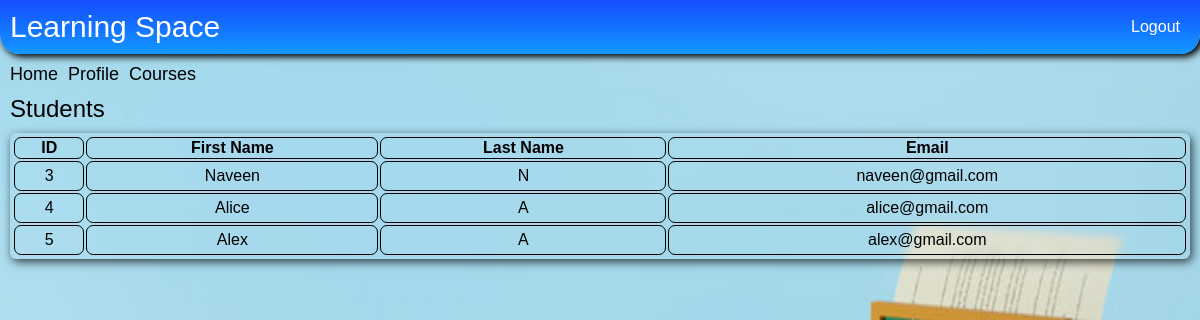
Page /student/list (signed in) on the earlier database version.
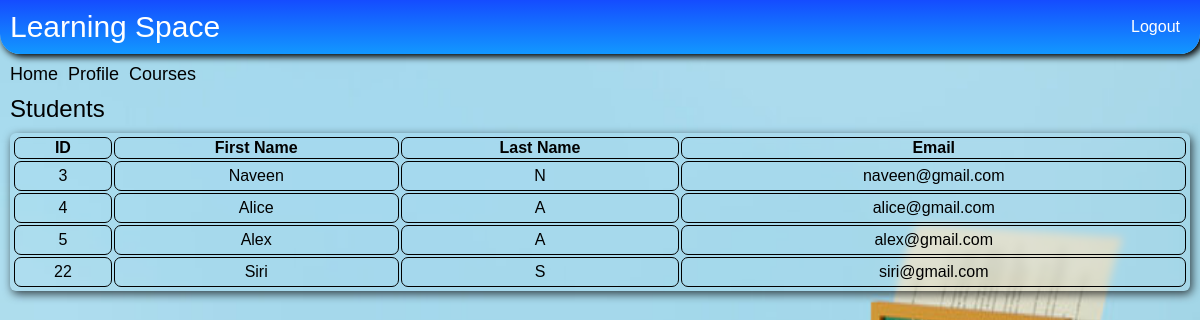
Same page on the later database version.
### e_learn/models.py (models this page shows)
class User(AbstractUser):
    is_student = models.BooleanField(default=False)
    is_instructor = models.BooleanField(default=False)
    is_institution = models.BooleanField(default=False)

### e_learn/views.py (the view)
# urls.py: path('student/list', views.student_list, name='student_list'),
@login_required(login_url='institution_login')
def student_list(request):
    try:
        current_institution = Institution.objects.get(user=request.user)
    except Exception as e:
        return render(request, 'institution_home.html', {'msg': 'Institution details not found!'})
    try:
        details_lst = UserInstitutionRelation.objects.filter(institution=current_institution, is_student=True)
        student_lst = []
        for i in details_lst:
            student_lst.append(i.user)
        if len(student_lst) == 0:
            return render(request, 'institution_home.html',
                          {'msg': 'Students not registered yet, try registering a new student!'})
        return render(request, 'institution_users_list.html', {'user_list': student_lst, 'student_exist': True})
    except Exception as e:
        print(e)
        return render(request, 'institution_home.html',
                      {'msg': 'Students not registered yet, try registering a new student!'})

### e_learn/templates/institution_users_list.html (shortened to what this page needs)
{% extends "base_loggedIn.html" %}
{% block body %}
    {% load static %}
    <link rel="stylesheet" type="text/css" href="{% static 'css/table_pages.css' %}"/>
    <div class="course-list-page">
        <div class="course-list-header">
            <a href="{% url 'institution_home' %}">Home</a>
            <a href="{% url 'institution_home' %}?request_profile=True">Profile</a>
            <a href="{% url 'course_list' %}">Courses</a>
        </div>
        {% if student_exist %}
            <span class="title">Students</span>
        {% else %}
            <span class="title">Instructors</span>
        {% endif %}
        {% if student_exist or instructor_exist %}
            <table class="table-class">
                <thead>
                <tr>
                    <th scope="col" style="border: 1px solid black;"> ID</th>
                    <th scope="col" style="border: 1px solid black;"> First Name</th>
                    <th scope="col" style="border: 1px solid black;"> Last Name</th>
                    <th scope="col" style="border: 1px solid black;"> Email</th>
                </tr>
                </thead>
                <tbody>
                {% for user in user_list %}
                    <tr>
                        <td style="border: 1px solid black;padding: 5px" align="center">{{ user.id }}</td>
                        <td style="border: 1px solid black;padding: 5px" align="center">{{ user.first_name }}</td>
                        <td style="border: 1px solid black;padding: 5px" align="center">{{ user.last_name }}</td>
                        <td style="border: 1px solid black;padding: 5px" align="center">{{ user.email }}</td>
                    </tr>
                {% endfor %}
                </tbody>
            </table>
        {% endif %}
    </div>
{% endblock %}

Differences in the rows shown:
added User: id "22", first_name "Siri", last_name "S", email "siri@gmail.com"
